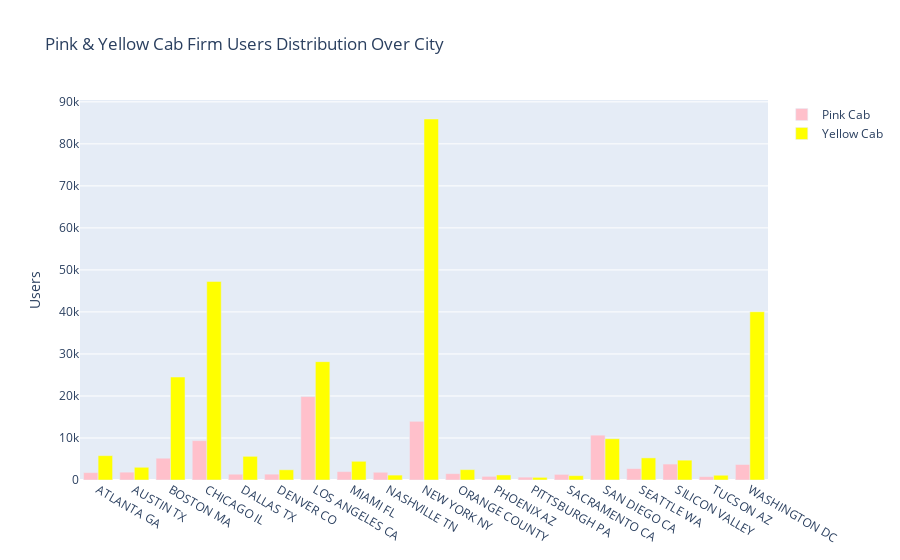

Notebook code for this chart:
### Markdown cell above
#### Customers prefers yellow cabs. The number of users of Yellow Cab is  3 times that of Pink Cab approximately.

### Code cell
# Pink and Yellow Cabs user distributions around cities
data1_0 = MasterData[MasterData["Company"] == "Pink Cab"].groupby("City").count()
data1_1 = MasterData[MasterData["Company"] == "Yellow Cab"].groupby("City").count()

fig = go.Figure()
fig.add_trace(go.Bar(
                    x=data1_0.index,
                    y=data1_0['Users'],
                    name='Pink Cab',
                    marker_color='Pink' 
                    ))            
fig.add_trace(go.Bar(
                    x=data1_1.index,
                    y=data1_1['Users'],
                    name='Yellow Cab',
                    marker_color='Yellow'
                    ))
fig.update_layout(
    yaxis_title="Users",
    title="Pink & Yellow Cab Firm Users Distribution Over City" )

### Figure 1 — Plotly figure (JSON) as saved in the notebook; plotly's stock layout.template omitted (floating-point values rounded to 4 significant figures)
{"data": [{"marker": {"color": "Pink"}, "name": "Pink Cab", "type": "bar", "x": ["ATLANTA GA", "AUSTIN TX", "BOSTON MA", "CHICAGO IL", "DALLAS TX", "DENVER CO", "LOS ANGELES CA", "MIAMI FL", "NASHVILLE TN", "NEW YORK NY", "ORANGE COUNTY", "PHOENIX AZ", "PITTSBURGH PA", "SACRAMENTO CA", "SAN DIEGO CA", "SEATTLE WA", "SILICON VALLEY", "TUCSON AZ", "WASHINGTON DC"], "y": [1762, 1868, 5186, 9361, 1380, 1394, 19865, 2002, 1841, 13967, 1513, 864, 682, 1334, 10672, 2732, 3797, 799, 3692]}, {"marker": {"color": "Yellow"}, "name": "Yellow Cab", "type": "bar", "x": ["ATLANTA GA", "AUSTIN TX", "BOSTON MA", "CHICAGO IL", "DALLAS TX", "DENVER CO", "LOS ANGELES CA", "MIAMI FL", "NASHVILLE TN", "NEW YORK NY", "ORANGE COUNTY", "PHOENIX AZ", "PITTSBURGH PA", "SACRAMENTO CA", "SAN DIEGO CA", "SEATTLE WA", "SILICON VALLEY", "TUCSON AZ", "WASHINGTON DC"], "y": [5795, 3028, 24506, 47264, 5637, 2431, 28168, 4452, 1169, 85918, 2469, 1200, 631, 1033, 9816, 5265, 4722, 1132, 40045]}], "layout": {"title": {"text": "Pink & Yellow Cab Firm Users Distribution Over City"}, "yaxis": {"title": {"text": "Users"}}}}
